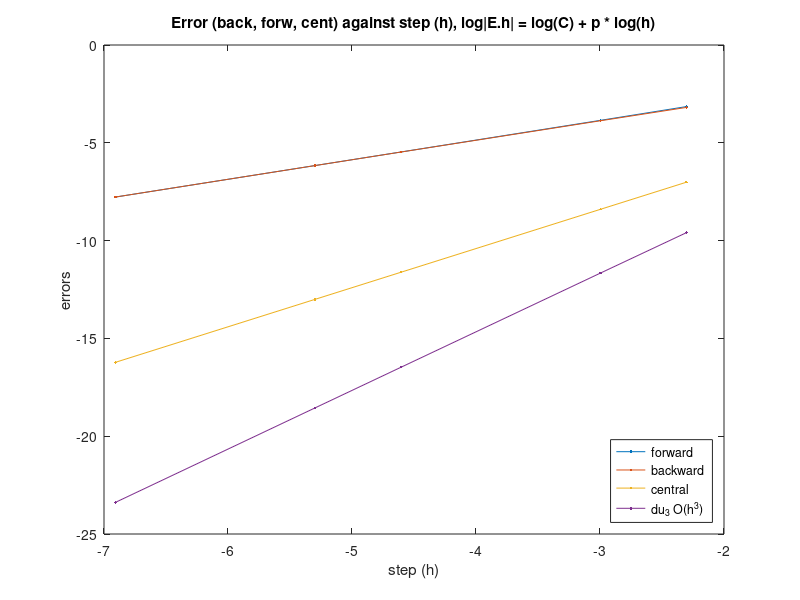

The MATLAB source for this figure:
close all; clear variables; clc;format shortE;
% the step size we want to try
h = [1e-1, 5e-2, 1e-2, 5e-3, 1e-3]';

x0 = ones(5,1);
u = sin(x0);

% the forward difference
du_plus = (sin(x0 + h) - sin(x0))./h;
% the backward difference
du_moins = (sin(x0) - sin(x0-h))./h;
% the central difference
du_cent = 1/2 * (du_plus + du_moins);
% the O(h^3)
d3_u = 1./(6 * h) .* (2 * sin(x0 + h) + 3 * sin(x0) - 6 * sin(x0 - h) + sin(x0 - 2 * h));  
% the "real" function
du_v = cos(x0);

% display error
% Note: the order of the error
er = @(app) app - du_v;

back_err = er(du_moins); 
forw_err = er(du_plus);
cent_err = er(du_cent);
du_3_err = er(d3_u);

res = {'h' 'Back Err' 'Forw Err' 'Cent Err' 'du_3_err'};
f = @(m) mat2cell(m,ones(5,1));
res = [res; f(h) f(forw_err) f(back_err) f(cent_err) f(du_3_err)];
res

% fitting
ffit = @(y) polyfit(log(h), log(abs(y)), 1);
pfit = @(val) val(1);
cfit = @(val) exp(val(2));
fitt = {'' '' 'fitting' '' ''};
fitt = [fitt; {'p' pfit(ffit(forw_err)) pfit(ffit(back_err)) pfit(ffit(cent_err)) pfit(ffit(du_3_err))}];
fitt = [fitt; {'C' cfit(ffit(forw_err)) cfit(ffit(back_err)) cfit(ffit(cent_err)) cfit(ffit(du_3_err))}];
fitt 

% graph the err = f(h) 
plot(log(h), log(abs(forw_err)), '.-', log(h), log(abs(back_err)), '.-', ...
    log(h), log(abs(cent_err)), '.-', log(h), log(abs(du_3_err)), '.-')

% plot(h, back_err, h, forw_err, h, cent_err, '.-')
title('Error (back, forw, cent) against step (h), log|E.h| = log(C) + p * log(h)')
xlabel('step (h)')
ylabel('errors')
legend('forward', 'backward', 'central', 'du_3 O(h^3)', 'Location', 'SouthEast')




format longg